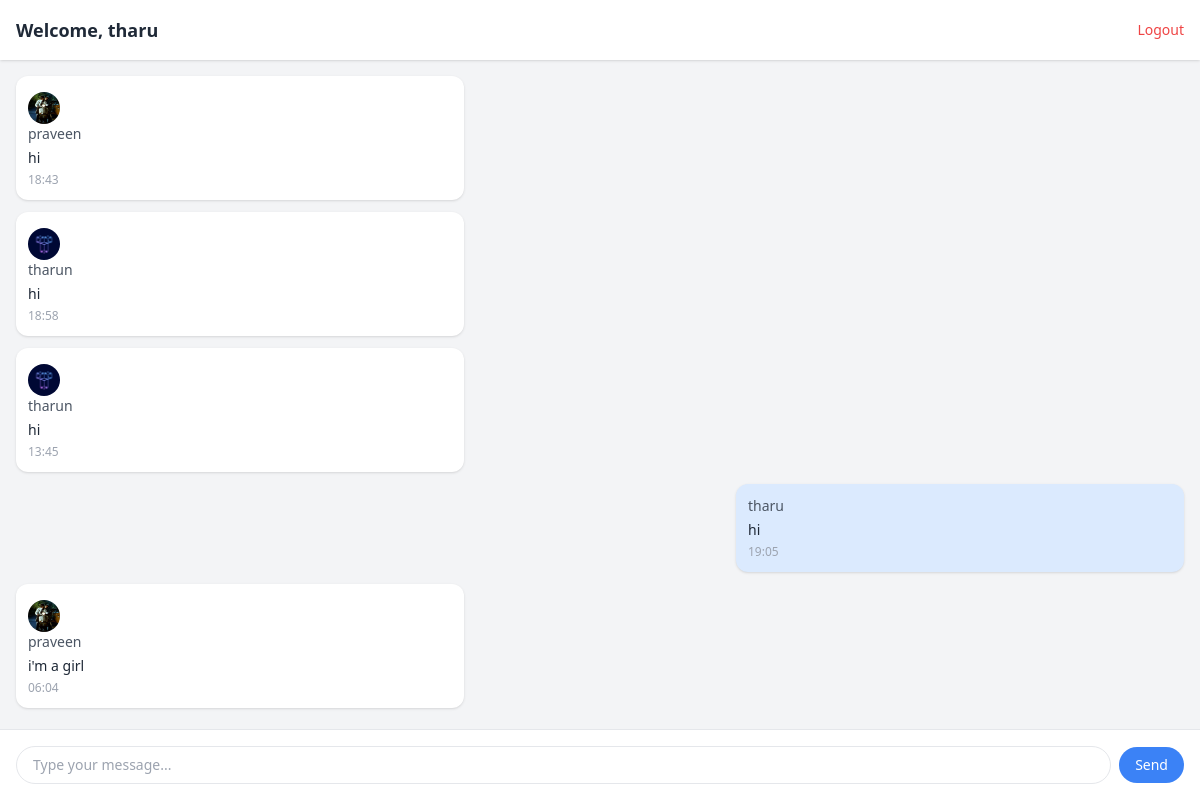
Page /screen/ (signed in) on the committed database.
### myapp/models.py (models this page shows)
class User(AbstractUser):
    email = models.EmailField(default='example@example.com')
    pfp = models.ImageField(upload_to="profile_photo/", null=True, blank=True)

### msg/models.py (models this page shows)
class Message(models.Model):
    user = models.ForeignKey(User, on_delete= models.CASCADE, related_name="message", null= True)
    text = models.TextField()
    time = models.DateTimeField(auto_now_add= True)

### msg/views.py (the view, shortened to what this page needs)
# urls.py: path("",text_view,name= "screen"),
@login_required
def text_view(request):
    messages = Message.objects.order_by('time')
    return render(request, 'msg/screen.html', {'messages':messages})

### msg/templates/msg/screen.html (shortened to what this page needs)
{%load static%}
<!DOCTYPE html>
<html lang="en">
<head>
  <script src="https://cdn.tailwindcss.com"></script>
</head>
<body class="bg-gray-100 h-screen flex flex-col">
<header class="bg-white shadow p-4 flex justify-between items-center">
  <div class="text-lg font-semibold text-gray-800">
    Welcome, <a href="{% url 'myapp:profile' request.user.username%}">{{request.user.username }}</a>
  </div>
  <a href="{%url 'myapp:logout'%}" class="text-sm text-red-500 hover:text-red-700 font-medium">
    Logout
  </a>
</header>
  <main id="chat-box" class="flex-1 overflow-y-auto p-4 space-y-3">
    {% for message in messages %}
      <div class="max-w-md {% if message.user == request.user %}ml-auto bg-blue-100{% else %}mr-auto bg-white{% endif %} p-3 rounded-xl shadow text-sm">
        <div class="flex items-start gap-2 max-w-md">
        {% if message.user != request.user %}
          {% if message.user.pfp %}
            <img src="{{ message.user.pfp.url }}" class="w-8 h-8 rounded-full object-cover mt-1" alt="pfp">
          {% else %}
            <img src="{% static 'default_pfp.png' %}" class="w-8 h-8 rounded-full object-cover mt-1" alt="pfp">
          {% endif %}
        {% endif %}
        </div>
          <div class="text-gray-600 font-medium">
            {% if message.user == request.user %}
            <a href="{% url 'myapp:profile' %}">
              {{ message.user.username }}
            </a>
            {%else%}
            <a href="{% url 'myapp:profile' message.user.username|default:'anonymous' %}">
              {{ message.user.username }}
            </a>
            {%endif%}
          </div>
        <div class="text-gray-800 mt-1">{{ message.text }}</div>
        <div class="text-xs text-gray-400 mt-1">{{ message.time|date:"H:i" }}</div>
      </div>
    {% empty %}
      <p class="text-gray-500">No messages yet.</p>
    {% endfor %}
  </main>
  <form method="post" class="bg-white p-4 flex items-center gap-2 border-t">
    <input
      type="text"
      name="text"
      placeholder="Type your message..."
      required
      class="flex-1 border rounded-full px-4 py-2 text-sm focus:outline-none focus:ring-2 focus:ring-blue-400"
    />
    <button type="submit" class="bg-blue-500 text-white rounded-full px-4 py-2 text-sm hover:bg-blue-600">
      Send
    </button>
  </form>
</body>
</html>

### rows in the picture
User: user.username "tharu"
Message: user.pfp (picture), user.username "praveen", text "hi", time "18:43"
Message: user.pfp (picture), user.username "tharun", text "hi", time "18:58"
Message: user.pfp (picture), user.username "tharun", text "hi", time "13:45"
Message: user.username "tharu", text "hi", time "19:05"
Message: user.pfp (picture), user.username "praveen", text "i'm a girl", time "06:04"
